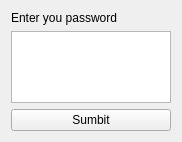
<?xml version="1.0" encoding="UTF-8"?>
<ui version="4.0">
 <class>accessScreen</class>
 <widget class="QWidget" name="accessScreen">
  <property name="geometry">
   <rect>
    <x>0</x>
    <y>0</y>
    <width>182</width>
    <height>142</height>
   </rect>
  </property>
  <property name="windowTitle">
   <string>Form</string>
  </property>
  <layout class="QVBoxLayout" name="verticalLayout">
   <item>
    <widget class="QLabel" name="label">
     <property name="text">
      <string>Enter you password</string>
     </property>
    </widget>
   </item>
   <item>
    <widget class="QPlainTextEdit" name="place_password"/>
   </item>
   <item>
    <widget class="QPushButton" name="btn_submit">
     <property name="text">
      <string>Sumbit</string>
     </property>
    </widget>
   </item>
  </layout>
 </widget>
 <resources/>
 <connections/>
</ui>
